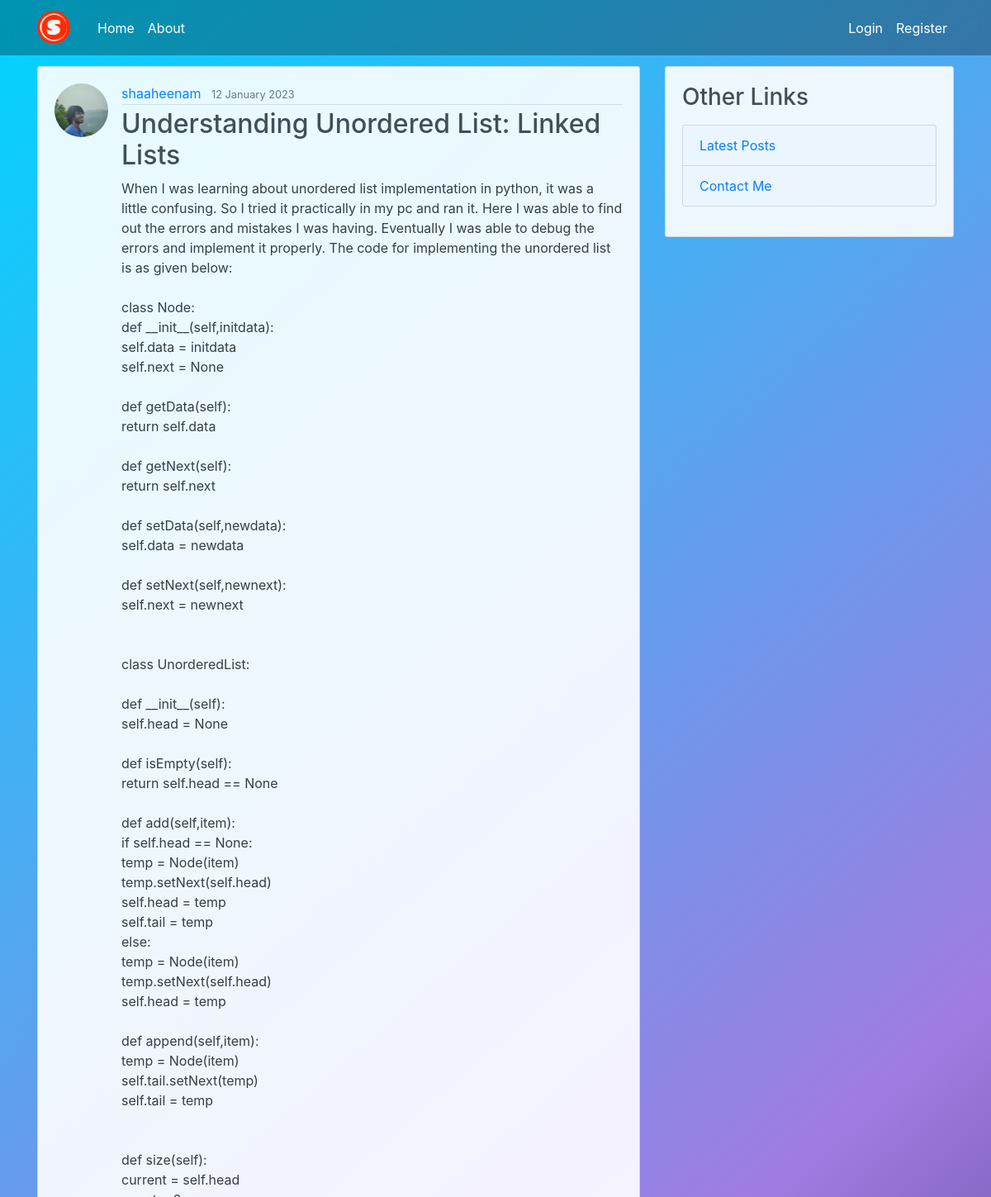
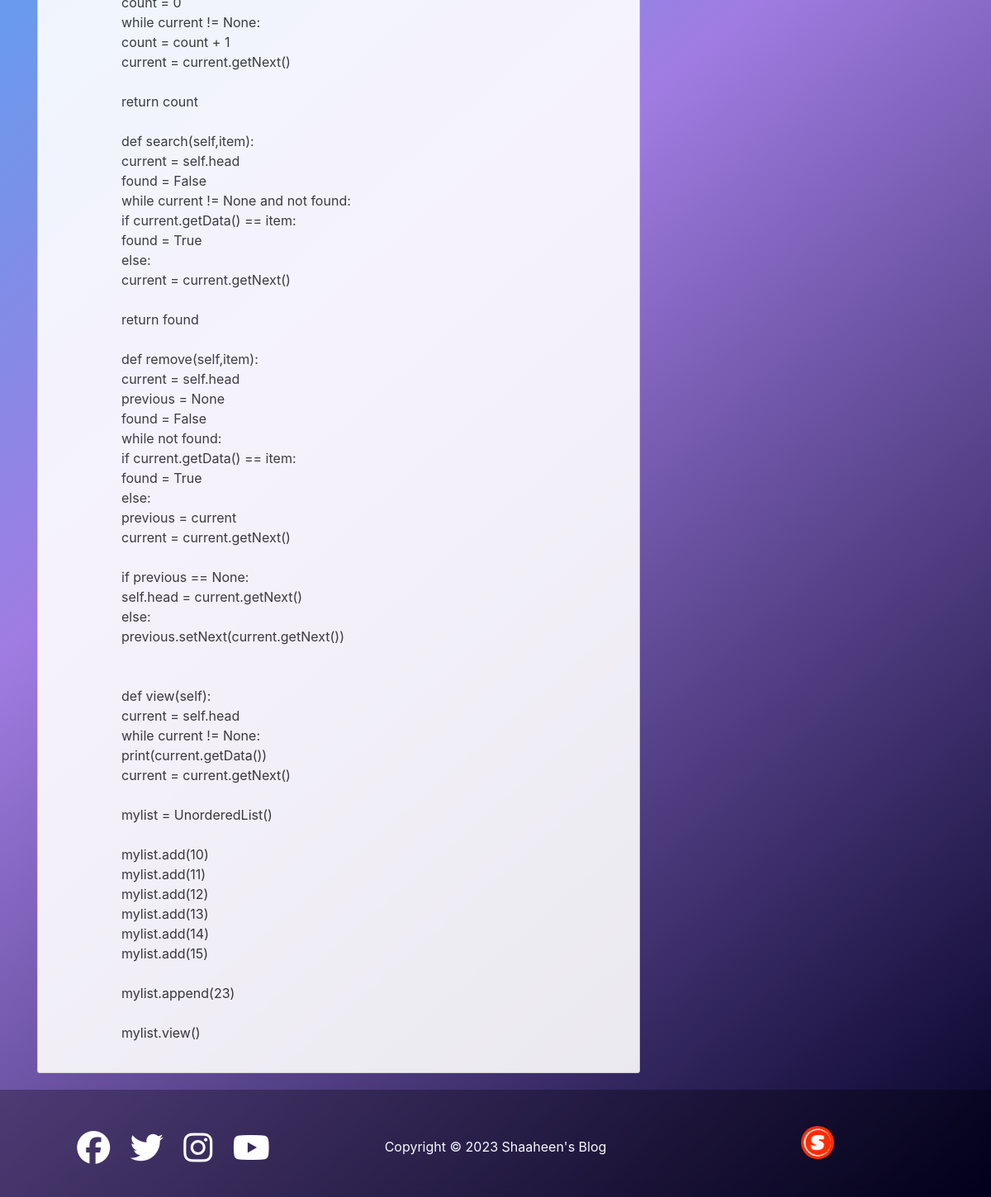
The app's page /post/36/ with its own data (2 pictures, top to bottom).
### blog/models.py (models this page shows, shortened)
class Post(models.Model):
    title = models.CharField(max_length=100)
    content = models.TextField()
    date_posted = models.DateTimeField(default=timezone.now)
    author = models.ForeignKey(User, on_delete=models.CASCADE)#if user is deleted, their post is also deleted

### users/models.py (models this page shows, shortened)
class Profile(models.Model):
    user = models.OneToOneField(User, on_delete=models.CASCADE)
    image = models.ImageField(default='default.jpg', upload_to='profile_pics')

### blog/views.py (the view)
# urls.py: path('post/<int:pk>/', PostDetailView.as_view(), name='post-detail'),# blog/post_detail.html
class PostDetailView(DetailView): # blog/post_detail.html
    model = Post

### blog/templates/blog/post_detail.html (shortened to what this page needs)
{% extends "blog/base.html" %}
{% block content %}
    <article class="media content-section">
        <img class="rounded-circle article-img" src="{{ object.author.profile.image.url }}">
        <div class="media-body">
            <div class="article-metadata">
                <a class="mr-2" href="{% url 'user-posts' object.author.username %}">{{ object.author }}</a>
                <small class="text-muted">{{ object.date_posted|date:"d F Y" }}</small>
            </div>
            <h2 class="article-title">{{ object.title }}</h2>
            <p class="article-content">{{ object.content }}</p>
        </div>
    </article>
{% endblock content %}

### blog/static/blog/main.css (style rules this page uses)
html { min-height: calc(100vh - 100px); }
body { background: rgb(2,0,36); background: linear-gradient(319deg, rgba(2,0,36,1) 0%, rgba(160,124,226,1) 43%, rgba(0,212,255,1) 100%) no-repeat ; background-size: cover; color: #333333; margin-top: 5rem; background-attachment: fixed; }
h1, h2, h3, h4, h5, h6 { color: #444444; }
.content-section { background: #ffffff; padding: 20px 20px; border: 1px solid #dddddd; border-radius: 3px; margin-bottom: 20px; opacity: 0.9; }
.article-title { color: #444444; }
.article-content { white-space: pre-line; }
.article-img { height: 65px; width: 65px; margin-right: 16px; }
.article-metadata { padding-bottom: 1px; margin-bottom: 4px; border-bottom: 1px solid #e3e3e3 }

### records on screen
Post: author.profile.image (picture), author "shaaheenam", date_posted "12 January 2023", title "Understanding Unordered List: Linked Lists", content "When I was learning about unordered list implementation in python, it was a little confusing. So I tried it practically in my pc and ran it. Here I was able to find out the errors and mistakes I was having. Eventually I was able to debug the errors and implement it properly. The code for implementing the unordered list is as given below: class Node: def __init__(self,initdata): self.data = initdata self.next = None def getData(self): return self.data def getNext(self): return self.next def setData(self,newdata): self.data = newdata def setNext(self,newnext): self.next = newnext class UnorderedList: def __init__(self): self.head = None def isEmpty(self): return self.head == None def…"
